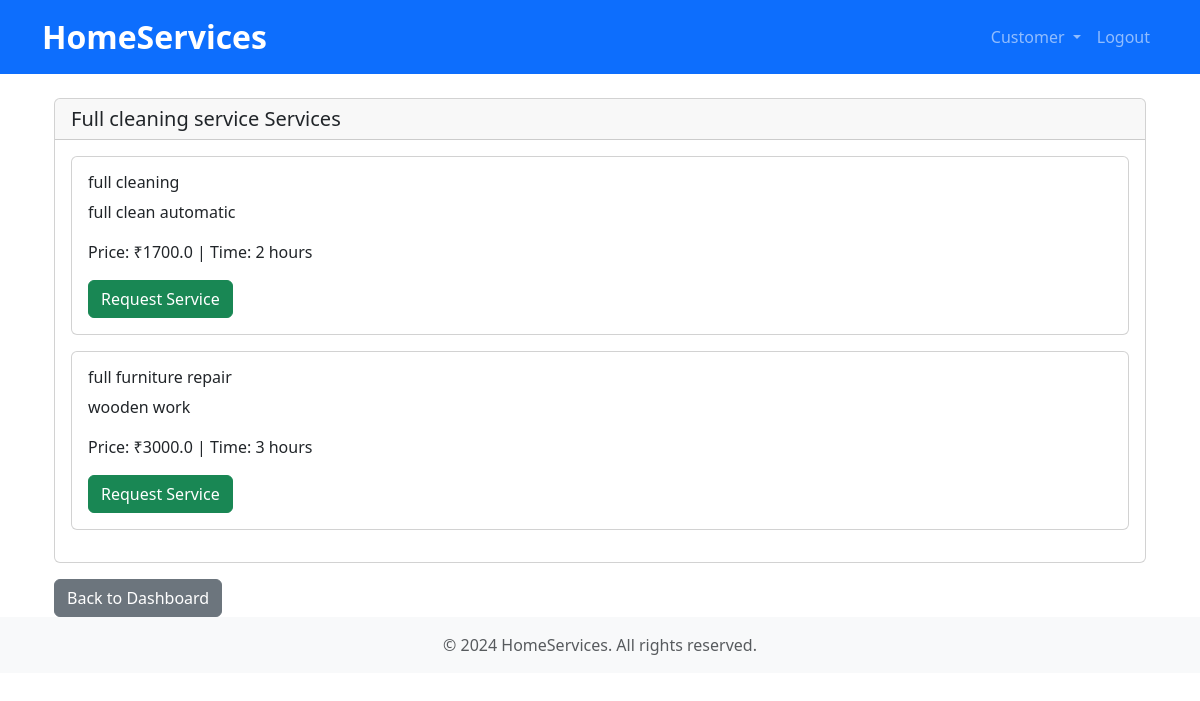
The app's page /customer/category/1 (signed in) with its own data.
### models.py (models this page shows)
class ServiceCategory(db.Model):
    __tablename__ = 'service_category'
    id = db.Column(db.Integer, primary_key=True)
    name = db.Column(db.String(100), nullable=False)
    service_packages = db.relationship('ServicePackage', backref='service_category', lazy=True, cascade="all, delete-orphan")

class ServicePackage(db.Model):
    __tablename__ = 'service_package'
    id = db.Column(db.Integer, primary_key=True)
    name = db.Column(db.String(120), nullable=False)
    price = db.Column(db.Float, nullable=False)
    service_category_id = db.Column(db.Integer, db.ForeignKey('service_category.id'), nullable=False)
    time = db.Column(db.Integer, nullable=False)  # Time in hours
    description = db.Column(db.Text, nullable=False)
    service_requests = db.relationship('ServiceRequest', backref='service_package', lazy=True)

### Folder2/customer_view.py (the view)
@customer_view.route('/category/<int:category_id>')
def view_category_services(category_id):
    if 'user_id' not in session:
        return redirect(url_for('auth.login'))
    category = ServiceCategory.query.get_or_404(category_id)
    return render_template('category_services.html', category=category)

### templates/category_services.html
{% extends "base.html" %}
{% block content %}
<div class="container mt-4">
    <div class="card">
        <div class="card-header">
            <h5 class="mb-0">{{ category.name }} Services</h5>
        </div>
        <div class="card-body">
            {% for package in category.service_packages %}
            <div class="card mb-3">
                <div class="card-body">
                    <h6>{{ package.name }}</h6>
                    <p>{{ package.description }}</p>
                    <p>Price: ₹{{ package.price }} | Time: {{ package.time }} hours</p>
                    <form action="{{ url_for('customer_services.request_service', package_id=package.id) }}"
                        method="POST">
                        <button type="submit" class="btn btn-success">Request Service</button>
                    </form>
                </div>
            </div>
            {% endfor %}
        </div>
    </div>
    <div class="mt-3">
        <a href="{{ url_for('customer_view.dashboard') }}" class="btn btn-secondary">Back to Dashboard</a>
    </div>
</div>
{% endblock %}

### records on screen
ServiceCategory: name "Full cleaning service"
ServicePackage: name "full cleaning", description "full clean automatic", price "1700.0", time "2"
ServicePackage: name "full furniture repair", description "wooden work", price "3000.0", time "3"
